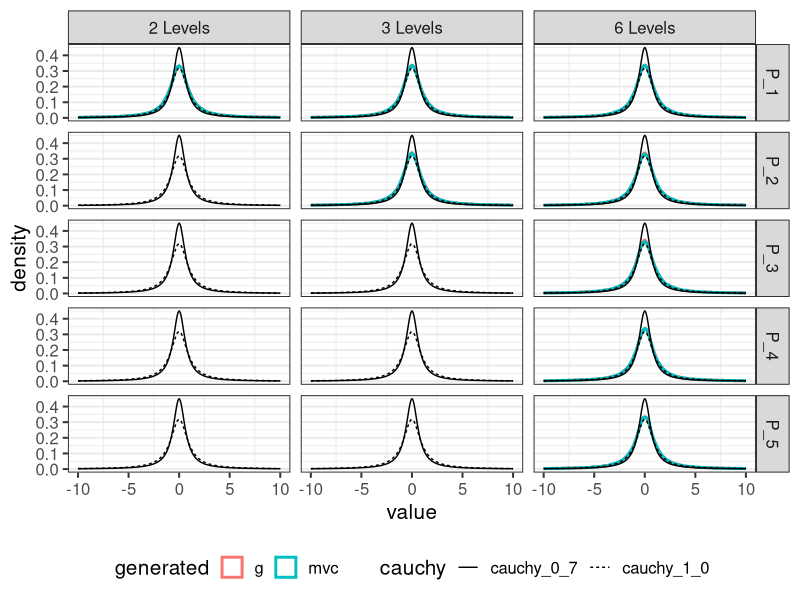

Generate this figure with R: (Note: a time limit stopped this script after it produced the figure.)

library("mvtnorm")
library("tidyverse")
theme_set(theme_bw(base_size = 15) +
            theme(legend.position="bottom",
                  panel.grid.major.x = element_blank()))

NSAMPLES <- 1e5
FAC_LEVELS <- c(2, 3, 6)
xlim <- c(-10, 10)


#################################################################
##                    Step 1: Sample alpha*                    ##
#################################################################

## two different generation functions:
gen_alphas_g <- function(levels, n, hfixed = 1) {  ## hfixed is rfixed in BayesFactor
  amin1 <- levels - 1
  g <- 1/rgamma(n, 1/2, hfixed^2/2)
  alphamin1 <- lapply(
    X = seq_along(g),
    FUN = function(x) rmvnorm(1, sigma = g[x]*diag(amin1))
  )
  do.call("rbind", alphamin1)
}

gen_alphas_mvc <- function(levels, n, hfixed = 1) {  ## hfixed is rfixed in BayesFactor
  amin <- levels - 1
  sigma <- diag(amin)
  diag(sigma) <- hfixed^2
  mvtnorm::rmvt(n, sigma = sigma, df = 1)
}

alpha_star_g <- vector("list", length(FAC_LEVELS))
alpha_star_mvc <- vector("list", length(FAC_LEVELS))

for (i in seq_along(FAC_LEVELS)) {
  alpha_star_g[[i]] <- gen_alphas_g(FAC_LEVELS[i], n = NSAMPLES)
  # cat("\nalpha star (g) cor (with ", FAC_LEVELS[i], " levels):\n", sep = "")
  # print(cor(alpha_star_g[[i]]))
  alpha_star_mvc[[i]] <- gen_alphas_mvc(FAC_LEVELS[i], n = NSAMPLES)
  # cat("\nalpha star (mvc) cor (with ", FAC_LEVELS[i], " levels):\n", sep = "")
  # print(cor(alpha_star_mvc[[i]]))
}

### plot marginal priors

## create reference line
ref <- tibble(
  value = seq(xlim[1], xlim[2], length.out = 201)
) %>%
  mutate(cauchy_0_7 = dcauchy(value, 0, scale = sqrt(2)/2),
         cauchy_1_0 = dcauchy(value, 0, scale = 1)) %>%
  pivot_longer(cols = -value, names_to = "cauchy", values_to = "density")

## function for transforming parameters to longn format for printing
transform_par_long <- function(mat, alphas = TRUE) {
  if (!is.matrix(mat)) mat <- matrix(mat, ncol = 1)
  if (alphas) {
    nlev <- ncol(mat) + 1
    colnames(mat) <- paste0("P_", seq_len(ncol(mat)))
  }
  else {
    nlev <- ncol(mat)
    colnames(mat) <- paste0("L_", seq_len(ncol(mat)))
  }
  out <- as_tibble(mat)
  out <- mutate(out, levels = paste(nlev, "Levels"))
  pivot_longer(out, -levels)
}

## combine both variants
alpha_star <- bind_rows(
  mutate(map_dfr(alpha_star_g, transform_par_long), generated = "g"),
  mutate(map_dfr(alpha_star_mvc, transform_par_long), generated = "mvc")
)


### all priors of alpha star are marginally cauchy:
alpha_star %>%
  ggplot(aes(value)) +
  geom_density(aes(color = generated), size = 1) +
  geom_line(data = ref, aes(x = value, y = density, linetype = cauchy),
            color = "black") +
  facet_grid(rows = vars(name), cols = vars(levels)) +
  xlim(xlim)


### repeat with different prior scale:
alpha_star_g2 <- vector("list", length(FAC_LEVELS))
alpha_star_mvc2 <- vector("list", length(FAC_LEVELS))

for (i in seq_along(FAC_LEVELS)) {
  alpha_star_g2[[i]] <- gen_alphas_g(FAC_LEVELS[i], n = NSAMPLES, hfixed = sqrt(2)/2)
  alpha_star_mvc2[[i]] <- gen_alphas_mvc(FAC_LEVELS[i], n = NSAMPLES, hfixed = sqrt(2)/2)
}

## combine both variants
alpha_star2 <- bind_rows(
  mutate(map_dfr(alpha_star_g2, transform_par_long), generated = "g"),
  mutate(map_dfr(alpha_star_mvc2, transform_par_long), generated = "mvc")
)

### all priors of alpha star are marginally cauchy:
alpha_star2 %>%
  ggplot(aes(value)) +
  geom_density(aes(color = generated), size = 1) +
  geom_line(data = ref, aes(x = value, y = density, linetype = cauchy),
            color = "black") +
  facet_grid(rows = vars(name), cols = vars(levels)) +
  xlim(xlim)


##################################################################
##           Step 2: Transform alpha* to alpha with Q           ##
##################################################################


## creates Q matrix
contr.bayes <- function(n, contrasts = TRUE) {
  if (length(n) <= 1L) {
    if (is.numeric(n) && length(n) == 1L && n > 1L)
      TRUE
    else stop("not enough degrees of freedom to define contrasts")
  } else n <- length(n)
  cont <- diag(n)
  if (contrasts) {
    a <- n
    I_a <- diag(a)
    J_a <- matrix(1, nrow = a, ncol = a)
    Sigma_a <- I_a - J_a/a
    cont <- eigen(Sigma_a)$vectors[,seq_len(a-1), drop = FALSE]
  }
  cont
}

transform_alphas_and_make_long <- function(mat) {
  if (!is.matrix(mat)) mat <- matrix(mat, ncol = 1)
  nlevels <- ncol(mat) + 1
  mmat <- contr.bayes(nlevels)
  mat_out <- t(mmat %*% t(mat))
  transform_par_long(mat_out, alphas = FALSE)
}

## alpha = Q * alpha*
alpha <- bind_rows(
  mutate(map_dfr(alpha_star_g, transform_alphas_and_make_long), generated = "g"),
  mutate(map_dfr(alpha_star_mvc, transform_alphas_and_make_long), generated = "mvc")
)

alpha %>%
  ggplot(aes(value)) +
  geom_density(aes(color = generated), size = 1) +
  geom_line(data = ref, aes(x = value, y = density, linetype = cauchy),
            color = "black") +
  facet_grid(rows = vars(name), cols = vars(levels)) +
  xlim(xlim)

## alpha = Q * alpha*
alpha2 <- bind_rows(
  mutate(map_dfr(alpha_star_g2, transform_alphas_and_make_long), generated = "g"),
  mutate(map_dfr(alpha_star_mvc2, transform_alphas_and_make_long), generated = "mvc")
)

alpha2 %>%
  ggplot(aes(value)) +
  geom_density(aes(color = generated), size = 1) +
  geom_line(data = ref, aes(x = value, y = density, linetype = cauchy),
            color = "black") +
  facet_grid(rows = vars(name), cols = vars(levels)) +
  xlim(xlim)
